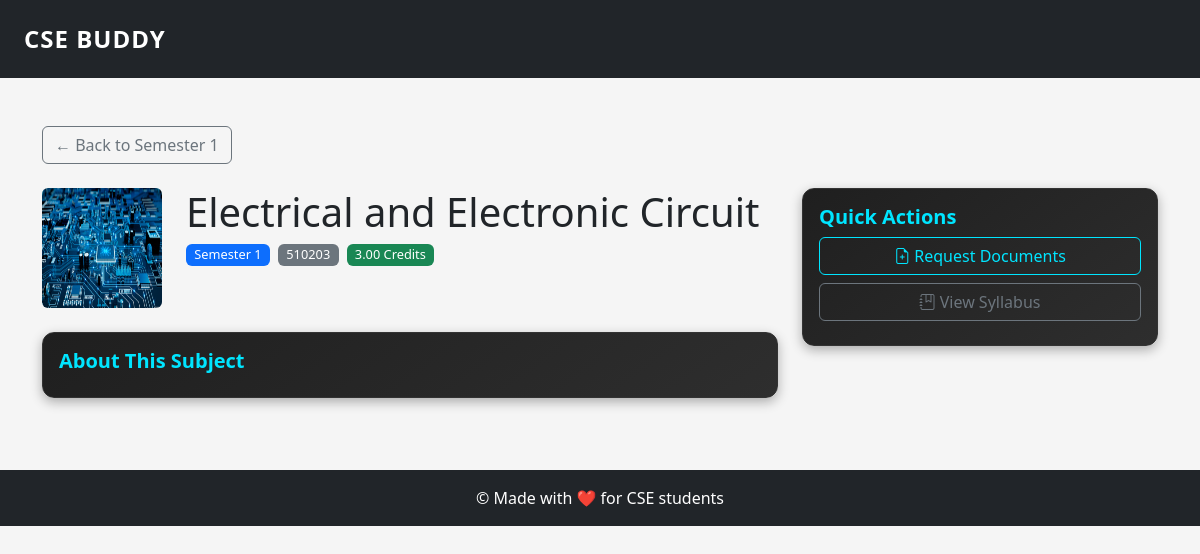
The page /subject/electrical-and-electronic-circuit-semester-1/ on the database its author committed.
### notes/models.py (models this page shows, shortened)
class Subject(models.Model):
    title = models.CharField(max_length=100)
    code = models.CharField(max_length=20, blank=True, null=True)
    credit = models.DecimalField(max_digits=4, decimal_places=2)
    description = models.TextField(blank=True, null=True)
    image = models.ImageField(upload_to='subject_images/', blank=True, null=True)
    semester = models.IntegerField(choices=[(i, f'Semester {i}') for i in range(1, 9)])
    slug = models.SlugField(max_length=100, unique=True, blank=True)

### notes/views.py (the view)
# urls.py: path('subject/<slug:slug>/', views.subject_detail, name='subject_detail'),
def subject_detail(request, slug):
    subject = get_object_or_404(
        Subject.objects.prefetch_related('files'),
        slug=slug
    )
    file_categories = {
        category[1]: subject.files.filter(category=category[0])
        for category in SubjectFile.FILE_CATEGORIES
        if subject.files.filter(category=category[0]).exists()
    }
    return render(request, 'subject_detail.html', {
        'subject': subject,
        'file_categories': file_categories,
    })

### notes/templates/subject_detail.html (shortened to what this page needs)
{% load static %}
<!DOCTYPE html>
<html lang="en">
<head>
  <link href="https://cdn.jsdelivr.net/npm/bootstrap@5.3.3/dist/css/bootstrap.min.css" rel="stylesheet">
  <link href="https://cdn.jsdelivr.net/npm/bootstrap-icons@1.10.5/font/bootstrap-icons.css" rel="stylesheet">
  <link rel="stylesheet" href="{% static 'css/style.css' %}">
</head>
<body>
  <nav class="navbar navbar-expand-lg navbar-dark bg-dark py-3">
    <div class="container-fluid px-4">
      <a class="navbar-brand fw-bold" href="{% url 'home' %}">CSE BUDDY</a>
    </div>
  </nav>
  <div class="container py-5">
    <a href="{% url 'semester_view' subject.semester %}" class="btn btn-outline-secondary mb-4">
      ← Back to Semester {{ subject.semester }}
    </a>
    <div class="row">
      <div class="col-md-8">
        <div class="d-flex align-items-start mb-4">
          {% if subject.image %}
          <img src="{{ subject.image.url }}" class="rounded me-4" width="120" height="120" alt="{{ subject.title }}">
          {% endif %}
          <div>
            <h1>{{ subject.title }}</h1>
            <div class="d-flex flex-wrap gap-2 mb-3">
              <span class="badge bg-primary">Semester {{ subject.semester }}</span>
              {% if subject.code %}<span class="badge bg-secondary">{{ subject.code }}</span>{% endif %}
              <span class="badge bg-success">{{ subject.credit }} Credits</span>
            </div>
          </div>
        </div>
        <div class="card mb-4">
          <div class="card-body">
            <h5 class="card-title">About This Subject</h5>
          </div>
        </div>
      </div>
      <div class="col-md-4">
        <div class="card sticky-top" style="top: 20px;">
          <div class="card-body">
            <h5 class="card-title">Quick Actions</h5>
            <a href="{% url 'request_docs' %}" class="btn btn-outline-primary w-100 mb-2">
              <i class="bi bi-file-earmark-plus"></i> Request Documents
            </a>
            <a href="{% url 'syllabus' %}" class="btn btn-outline-secondary w-100 mb-2">
              <i class="bi bi-journal-bookmark"></i> View Syllabus
            </a>
          </div>
        </div>
      </div>
    </div>
  </div>
  <footer class="footer bg-dark text-white py-3 mt-auto">
    <div class="container text-center">
      <p class="mb-0">&copy; Made with ❤️ for CSE students</p>
    </div>
  </footer>
</body>
</html>

### static/css/style.css (style rules this page uses)
.badge { font-size: 0.8rem; font-weight: 500; }
@media (min-width: 992px) { .sticky-top { position: sticky; z-index: 1000; } }
.navbar-brand { font-size: 1.5rem; letter-spacing: 1px; }
body { font-family: 'Segoe UI', sans-serif; background-color: #f5f5f5; }
.card { background: linear-gradient(145deg, #1f1f1f, #2e2e2e); color: #f5f5f5; border: 1px solid #333; border-radius: 12px; transition: transform 0.2s ease, box-shadow 0.2s ease; box-shadow: 0 4px 12px rgba(0, 0, 0, 0.3); }
.card .card-title { font-weight: 600; font-size: 1.25rem; color: #00e5ff; }
.card .btn-outline-primary { border-color: #00e5ff; color: #00e5ff; }
.footer { background-color: #212529; color: #fff; padding: 20px 0; }

### rows shown on the page
Subject: semester "1", image (picture), title "Electrical and Electronic Circuit", code "510203", credit "3.00"
